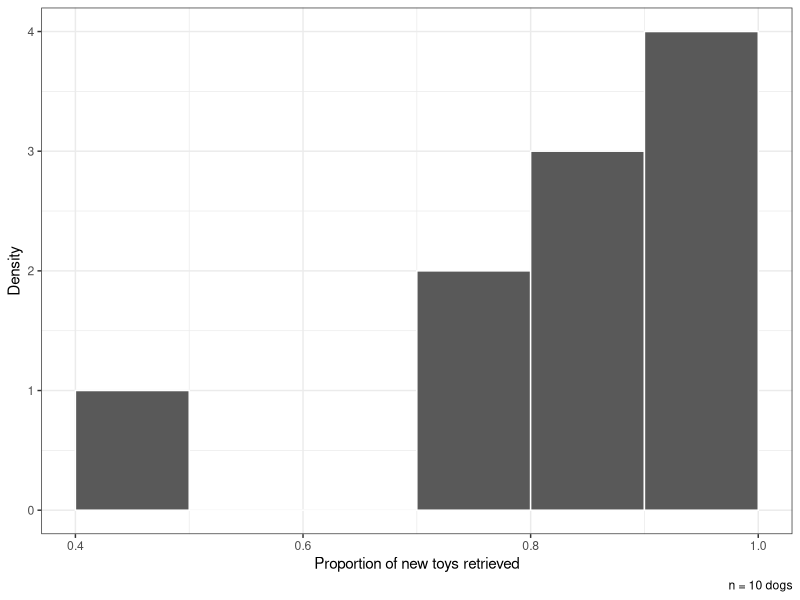

This chart was generated by the following R code:
## ---- chunk 1
library(ggplot2)

new.toy.prop <- c(1.0000, 1.0000, 0.7500, 1.0000, 0.4167,
                   0.8333, 0.7500, 0.8333, 0.8333, 1.0000)

dog.dat <- data.frame(prop.correct = new.toy.prop)

ggplot(dog.dat, aes(x = prop.correct)) +
  geom_histogram(aes(y = after_stat(density)),
                  binwidth = 0.1, boundary = 0, color = "white") +
  labs(x = "Proportion of new toys retrieved", y = "Density",
       caption = "n = 10 dogs") +
  theme_bw()
## ---- chunk 2
test.result <- wilcox.test(x = new.toy.prop, # data
mu = 0.5, # M0 = .5
alternative = "two.sided", # Ha: M != M0
conf.level = 0.95) # alpha = 0.05
test.result
## ---- chunk 3
library(dplyr)
library(e1071)
library(knitr)

new.toy.prop <- c(1.0000, 1.0000, 0.7500, 1.0000, 0.4167,
                   0.8333, 0.7500, 0.8333, 0.8333, 1.0000)

summary.tab <- tibble(prop = new.toy.prop) |>
  summarise(
    n                = n(),
    Mean             = mean(prop),
    Median           = median(prop),
    SD               = sd(prop),
    IQR              = IQR(prop),
    Skewness         = skewness(prop),
    `Excess Kurtosis` = kurtosis(prop)
  )

kable(summary.tab, digits = 2, caption = "Proportion of New Toys Retrieved (n = 10 dogs)")
## ---- chunk 4
aprob = dbinom(10, size = 10, prob = 0.25)
aprob
## ---- chunk 5
n = 10
p = 0.25
mu = n*p
sigma = sqrt(n*p * (1 - p))

prob = ((pnorm(10.5, mean = mu, sd = sigma) - pnorm(9.5, mean = mu, sd = sigma)))
prob
